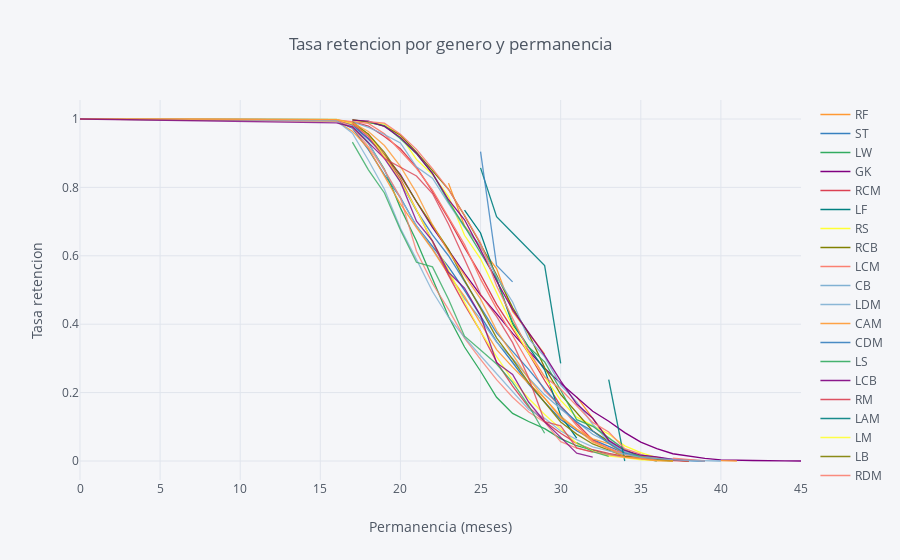

Notebook cell for this chart:
### Code cell
rates=survival(data, 'Position', 'Age', 'ID')
rates.iplot(kind='line', xTitle='Permanencia (meses)', 
            yTitle='Tasa retencion', title='Tasa retencion por genero y permanencia')

### Figure 1 — Plotly figure (JSON) as saved in the notebook; plotly's stock layout.template omitted (floating-point values rounded to 4 significant figures)
{"data": [{"line": {"color": "rgba(255, 153, 51, 1.0)", "dash": "solid", "shape": "linear", "width": 1.3}, "mode": "lines", "name": "RF", "text": "", "type": "scatter", "uid": "2bc4ca08-505a-437b-a5f3-857ea1921187", "x": [0, 16, 17, 18, 19, 20, 21, 22, 23, 24, 25, 26, 27, 28, 29, 30, 31, 32, 33, 34, 35, 36, 37, 38, 39, 40, 41, 42, 44, 45], "y": [1, "", "", "", "", "", 0.9375, "", 0.8125, 0.6875, 0.625, 0.5625, 0.4375, 0.375, 0.3125, "", 0.1875, 0.125, 0.0625, "", "", "", "", 0, "", "", "", "", "", ""]}, {"line": {"color": "rgba(55, 128, 191, 1.0)", "dash": "solid", "shape": "linear", "width": 1.3}, "mode": "lines", "name": "ST", "text": "", "type": "scatter", "uid": "dea62550-7b10-45a8-9215-ae0958552c7d", "x": [0, 16, 17, 18, 19, 20, 21, 22, 23, 24, 25, 26, 27, 28, 29, 30, 31, 32, 33, 34, 35, 36, 37, 38, 39, 40, 41, 42, 44, 45], "y": [1, 0.9946, 0.9733, 0.9105, 0.8363, 0.7703, 0.6872, 0.6266, 0.5678, 0.4986, 0.4236, 0.349, 0.288, 0.2247, 0.1718, 0.1216, 0.08861, 0.06239, 0.0425, 0.02306, 0.01356, 0.005877, 0.002712, 0.001356, 0, "", "", "", "", ""]}, {"line": {"color": "rgba(50, 171, 96, 1.0)", "dash": "solid", "shape": "linear", "width": 1.3}, "mode": "lines", "name": "LW", "text": "", "type": "scatter", "uid": "1eb530fc-9053-411f-9d9f-e8d083a221be", "x": [0, 16, 17, 18, 19, 20, 21, 22, 23, 24, 25, 26, 27, 28, 29, 30, 31, 32, 33, 34, 35, 36, 37, 38, 39, 40, 41, 42, 44, 45], "y": [1, "", 0.979, 0.9291, 0.853, 0.7402, 0.643, 0.5328, 0.4226, 0.3333, 0.2625, 0.1864, 0.1391, 0.1155, 0.09449, 0.06562, 0.04462, 0.0315, 0.01837, 0.01312, 0.005249, 0.002625, 0, "", "", "", "", "", "", ""]}, {"line": {"color": "rgba(128, 0, 128, 1.0)", "dash": "solid", "shape": "linear", "width": 1.3}, "mode": "lines", "name": "GK", "text": "", "type": "scatter", "uid": "b7dd7d13-cac9-46eb-9843-73d07f35a0b0", "x": [0, 16, 17, 18, 19, 20, 21, 22, 23, 24, 25, 26, 27, 28, 29, 30, 31, 32, 33, 34, 35, 36, 37, 38, 39, 40, 41, 42, 44, 45], "y": [1, 0.998, 0.9827, 0.9422, 0.8943, 0.837, 0.758, 0.683, 0.6163, 0.5486, 0.4849, 0.4311, 0.3733, 0.323, 0.2711, 0.2272, 0.1862, 0.1452, 0.116, 0.08296, 0.05531, 0.03605, 0.02123, 0.01333, 0.007407, 0.003457, 0.001975, 0.001481, 0.0004938, 0]}, {"line": {"color": "rgba(219, 64, 82, 1.0)", "dash": "solid", "shape": "linear", "width": 1.3}, "mode": "lines", "name": "RCM", "text": "", "type": "scatter", "uid": "8a967c6b-398b-460e-9199-808d39bb949b", "x": [0, 16, 17, 18, 19, 20, 21, 22, 23, 24, 25, 26, 27, 28, 29, 30, 31, 32, 33, 34, 35, 36, 37, 38, 39, 40, 41, 42, 44, 45], "y": [1, "", 0.9923, 0.9795, 0.9488, 0.913, 0.8593, 0.7877, 0.7084, 0.624, 0.5448, 0.4578, 0.3862, 0.3146, 0.2353, 0.1611, 0.11, 0.06138, 0.03581, 0.02046, 0.0179, 0.01023, 0.002558, 0, "", "", "", "", "", ""]}, {"line": {"color": "rgba(0, 128, 128, 1.0)", "dash": "solid", "shape": "linear", "width": 1.3}, "mode": "lines", "name": "LF", "text": "", "type": "scatter", "uid": "7038af1c-8f87-46d7-97f9-2d7b00c3ae08", "x": [0, 16, 17, 18, 19, 20, 21, 22, 23, 24, 25, 26, 27, 28, 29, 30, 31, 32, 33, 34, 35, 36, 37, 38, 39, 40, 41, 42, 44, 45], "y": [1, "", "", 0.9333, "", "", "", 0.8667, "", 0.7333, 0.6667, 0.5333, 0.4, 0.3333, 0.2667, 0.1333, 0.06667, "", "", 0, "", "", "", "", "", "", "", "", "", ""]}, {"line": {"color": "rgba(255, 255, 51, 1.0)", "dash": "solid", "shape": "linear", "width": 1.3}, "mode": "lines", "name": "RS", "text": "", "type": "scatter", "uid": "8be943c6-e0dc-4238-9041-e00e6fc64285", "x": [0, 16, 17, 18, 19, 20, 21, 22, 23, 24, 25, 26, 27, 28, 29, 30, 31, 32, 33, 34, 35, 36, 37, 38, 39, 40, 41, 42, 44, 45], "y": [1, "", 0.9951, 0.9901, 0.9852, 0.9507, 0.8818, 0.8374, 0.7734, 0.6601, 0.5911, 0.4926, 0.3941, 0.3153, 0.2463, 0.1773, 0.1281, 0.1034, 0.07882, 0.04433, 0.02463, 0.009852, 0, "", "", "", "", "", "", ""]}, {"line": {"color": "rgba(128, 128, 0, 1.0)", "dash": "solid", "shape": "linear", "width": 1.3}, "mode": "lines", "name": "RCB", "text": "", "type": "scatter", "uid": "1d8afd9a-e323-4b94-b30e-60833ad5019f", "x": [0, 16, 17, 18, 19, 20, 21, 22, 23, 24, 25, 26, 27, 28, 29, 30, 31, 32, 33, 34, 35, 36, 37, 38, 39, 40, 41, 42, 44, 45], "y": [1, "", 0.9985, 0.9909, 0.9789, 0.9532, 0.9033, 0.8474, 0.7946, 0.7175, 0.6344, 0.5438, 0.4486, 0.3716, 0.2734, 0.1949, 0.1405, 0.08761, 0.0574, 0.02417, 0.01511, 0.004532, 0.003021, 0, "", "", "", "", "", ""]}, {"line": {"color": "rgba(251, 128, 114, 1.0)", "dash": "solid", "shape": "linear", "width": 1.3}, "mode": "lines", "name": "LCM", "text": "", "type": "scatter", "uid": "651db617-0aef-4e45-a342-c4cedff9677e", "x": [0, 16, 17, 18, 19, 20, 21, 22, 23, 24, 25, 26, 27, 28, 29, 30, 31, 32, 33, 34, 35, 36, 37, 38, 39, 40, 41, 42, 44, 45], "y": [1, 0.9975, 0.9924, 0.9873, 0.957, 0.9063, 0.8557, 0.7924, 0.7114, 0.6329, 0.5316, 0.4456, 0.3671, 0.2861, 0.2051, 0.1595, 0.1038, 0.05823, 0.03797, 0.01772, 0.007595, 0.005063, 0.002532, "", 0, "", "", "", "", ""]}, {"line": {"color": "rgba(128, 177, 211, 1.0)", "dash": "solid", "shape": "linear", "width": 1.3}, "mode": "lines", "name": "CB", "text": "", "type": "scatter", "uid": "5b9b4b05-32d5-4275-94e0-b5451d4f0f8e", "x": [0, 16, 17, 18, 19, 20, 21, 22, 23, 24, 25, 26, 27, 28, 29, 30, 31, 32, 33, 34, 35, 36, 37, 38, 39, 40, 41, 42, 44, 45], "y": [1, 0.9989, 0.9809, 0.9308, 0.8498, 0.7672, 0.6873, 0.6209, 0.5472, 0.4747, 0.4151, 0.3476, 0.2992, 0.243, 0.1935, 0.1519, 0.1153, 0.07818, 0.05399, 0.02756, 0.01687, 0.008999, 0.005624, 0.002812, 0.001125, 0, "", "", "", ""]}, {"line": {"color": "rgba(128, 177, 211, 0.8999999999999999)", "dash": "solid", "shape": "linear", "width": 1.3}, "mode": "lines", "name": "LDM", "text": "", "type": "scatter", "uid": "211db6dd-b365-4ece-a9b3-f87e70269758", "x": [0, 16, 17, 18, 19, 20, 21, 22, 23, 24, 25, 26, 27, 28, 29, 30, 31, 32, 33, 34, 35, 36, 37, 38, 39, 40, 41, 42, 44, 45], "y": [1, "", 0.9918, 0.9753, 0.9547, 0.93, 0.8601, 0.8272, 0.7531, 0.6831, 0.6296, 0.5391, 0.465, 0.358, 0.3045, 0.2222, 0.1728, 0.107, 0.05761, 0.02469, 0.01235, 0.004115, "", 0, "", "", "", "", "", ""]}, {"line": {"color": "rgba(255, 153, 51, 0.8999999999999999)", "dash": "solid", "shape": "linear", "width": 1.3}, "mode": "lines", "name": "CAM", "text": "", "type": "scatter", "uid": "10745a5b-dfe4-4c3d-a1f2-b65aa4264cdf", "x": [0, 16, 17, 18, 19, 20, 21, 22, 23, 24, 25, 26, 27, 28, 29, 30, 31, 32, 33, 34, 35, 36, 37, 38, 39, 40, 41, 42, 44, 45], "y": [1, 0.9937, 0.9645, 0.9144, 0.833, 0.7516, 0.6827, 0.618, 0.5459, 0.4812, 0.4029, 0.3257, 0.2745, 0.2265, 0.1837, 0.1263, 0.0929, 0.06472, 0.05115, 0.01983, 0.01148, 0.008351, 0.002088, "", "", 0.001044, 0, "", "", ""]}, {"line": {"color": "rgba(55, 128, 191, 0.8999999999999999)", "dash": "solid", "shape": "linear", "width": 1.3}, "mode": "lines", "name": "CDM", "text": "", "type": "scatter", "uid": "299dabbf-c60a-4129-9a85-e2a5b9ab4d55", "x": [0, 16, 17, 18, 19, 20, 21, 22, 23, 24, 25, 26, 27, 28, 29, 30, 31, 32, 33, 34, 35, 36, 37, 38, 39, 40, 41, 42, 44, 45], "y": [1, 0.9979, 0.9842, 0.9409, 0.8945, 0.8165, 0.7321, 0.6614, 0.6002, 0.5253, 0.4515, 0.3745, 0.3207, 0.2679, 0.211, 0.1582, 0.1139, 0.08755, 0.05169, 0.02321, 0.01055, 0.006329, 0.003165, 0.00211, 0, "", "", "", "", ""]}, {"line": {"color": "rgba(50, 171, 96, 0.8999999999999999)", "dash": "solid", "shape": "linear", "width": 1.3}, "mode": "lines", "name": "LS", "text": "", "type": "scatter", "uid": "9e3130ac-921f-46d6-9896-d4608984783c", "x": [0, 16, 17, 18, 19, 20, 21, 22, 23, 24, 25, 26, 27, 28, 29, 30, 31, 32, 33, 34, 35, 36, 37, 38, 39, 40, 41, 42, 44, 45], "y": [1, "", "", 0.9903, 0.9807, 0.942, 0.8986, 0.8406, 0.7585, 0.686, 0.6087, 0.5314, 0.4058, 0.3333, 0.2899, 0.2077, 0.1208, 0.1014, 0.06763, 0.03382, 0.009662, 0, "", "", "", "", "", "", "", ""]}, {"line": {"color": "rgba(128, 0, 128, 0.8999999999999999)", "dash": "solid", "shape": "linear", "width": 1.3}, "mode": "lines", "name": "LCB", "text": "", "type": "scatter", "uid": "148d0a0e-0cfe-414f-8353-9f90a34d26cd", "x": [0, 16, 17, 18, 19, 20, 21, 22, 23, 24, 25, 26, 27, 28, 29, 30, 31, 32, 33, 34, 35, 36, 37, 38, 39, 40, 41, 42, 44, 45], "y": [1, "", 0.9969, 0.9938, 0.9784, 0.946, 0.8997, 0.841, 0.7639, 0.7052, 0.6173, 0.5262, 0.4429, 0.375, 0.3086, 0.2346, 0.1667, 0.125, 0.06019, 0.03086, 0.01698, 0.01235, 0.00463, 0.003086, "", 0, "", "", "", ""]}, {"line": {"color": "rgba(219, 64, 82, 0.8999999999999999)", "dash": "solid", "shape": "linear", "width": 1.3}, "mode": "lines", "name": "RM", "text": "", "type": "scatter", "uid": "17fb0aa6-adf6-4fdc-8261-578b783cdaac", "x": [0, 16, 17, 18, 19, 20, 21, 22, 23, 24, 25, 26, 27, 28, 29, 30, 31, 32, 33, 34, 35, 36, 37, 38, 39, 40, 41, 42, 44, 45], "y": [1, 0.9973, 0.984, 0.9564, 0.8959, 0.8247, 0.734, 0.6415, 0.5427, 0.4573, 0.379, 0.29, 0.2189, 0.1575, 0.1157, 0.08096, 0.0516, 0.03292, 0.02224, 0.01335, 0.007117, 0.003559, 0.0008897, 0, "", "", "", "", "", ""]}, {"line": {"color": "rgba(0, 128, 128, 0.8999999999999999)", "dash": "solid", "shape": "linear", "width": 1.3}, "mode": "lines", "name": "LAM", "text": "", "type": "scatter", "uid": "89281b96-3610-4697-91de-d4b5f6601f4f", "x": [0, 16, 17, 18, 19, 20, 21, 22, 23, 24, 25, 26, 27, 28, 29, 30, 31, 32, 33, 34, 35, 36, 37, 38, 39, 40, 41, 42, 44, 45], "y": [1, "", "", "", "", "", 0.9524, "", "", "", 0.8571, 0.7143, 0.6667, 0.619, 0.5714, 0.2857, "", "", 0.2381, 0, "", "", "", "", "", "", "", "", "", ""]}, {"line": {"color": "rgba(255, 255, 51, 0.8999999999999999)", "dash": "solid", "shape": "linear", "width": 1.3}, "mode": "lines", "name": "LM", "text": "", "type": "scatter", "uid": "9b4fc72a-cc2a-4e1b-9e8f-d8e4ca5ba97b", "x": [0, 16, 17, 18, 19, 20, 21, 22, 23, 24, 25, 26, 27, 28, 29, 30, 31, 32, 33, 34, 35, 36, 37, 38, 39, 40, 41, 42, 44, 45], "y": [1, 0.9991, 0.9854, 0.9543, 0.8913, 0.8183, 0.7342, 0.642, 0.558, 0.4648, 0.3781, 0.305, 0.2365, 0.1826, 0.1361, 0.09406, 0.05205, 0.02922, 0.01461, 0.01005, 0.003653, 0.001826, 0.0009132, "", 0, "", "", "", "", ""]}, {"line": {"color": "rgba(128, 128, 0, 0.8999999999999999)", "dash": "solid", "shape": "linear", "width": 1.3}, "mode": "lines", "name": "LB", "text": "", "type": "scatter", "uid": "55c9bba5-d66d-41b4-9459-c025c2e09794", "x": [0, 16, 17, 18, 19, 20, 21, 22, 23, 24, 25, 26, 27, 28, 29, 30, 31, 32, 33, 34, 35, 36, 37, 38, 39, 40, 41, 42, 44, 45], "y": [1, "", 0.9917, 0.9554, 0.9024, 0.8336, 0.7587, 0.6891, 0.6188, 0.528, 0.4463, 0.3601, 0.2973, 0.2292, 0.171, 0.1142, 0.07867, 0.04992, 0.03177, 0.01362, 0.009077, 0.003782, 0.0007564, "", "", "", 0, "", "", ""]}, {"line": {"color": "rgba(251, 128, 114, 0.8999999999999999)", "dash": "solid", "shape": "linear", "width": 1.3}, "mode": "lines", "name": "RDM", "text": "", "type": "scatter", "uid": "24656e51-8fae-4066-b4c0-372b631b63d1", "x": [0, 16, 17, 18, 19, 20, 21, 22, 23, 24, 25, 26, 27, 28, 29, 30, 31, 32, 33, 34, 35, 36, 37, 38, 39, 40, 41, 42, 44, 45], "y": [1, "", "", 0.9919, 0.9879, 0.9556, 0.9113, 0.8548, 0.7944, 0.7177, 0.6371, 0.5121, 0.4153, 0.3226, 0.246, 0.2097, 0.1613, 0.1129, 0.08468, 0.03629, 0.02016, "", 0.008065, 0.004032, 0, "", "", "", "", ""]}, {"line": {"color": "rgba(251, 128, 114, 0.7999999999999998)", "dash": "solid", "shape": "linear", "width": 1.3}, "mode": "lines", "name": "RW", "text": "", "type": "scatter", "uid": "c7a7c04f-b24a-4e67-8cc8-1d2039856572", "x": [0, 16, 17, 18, 19, 20, 21, 22, 23, 24, 25, 26, 27, 28, 29, 30, 31, 32, 33, 34, 35, 36, 37, 38, 39, 40, 41, 42, 44, 45], "y": [1, 0.9973, 0.9757, 0.9189, 0.8514, 0.7703, 0.6135, 0.5189, 0.4432, 0.3595, 0.2973, 0.2378, 0.1865, 0.1432, 0.1135, 0.05676, 0.03784, 0.02703, 0.01892, 0.01081, 0.008108, 0.002703, "", 0, "", "", "", "", "", ""]}, {"line": {"color": "rgba(128, 177, 211, 0.7999999999999998)", "dash": "solid", "shape": "linear", "width": 1.3}, "mode": "lines", "name": "CM", "text": "", "type": "scatter", "uid": "c1c42bc6-258f-485a-897e-427c9d13b422", "x": [0, 16, 17, 18, 19, 20, 21, 22, 23, 24, 25, 26, 27, 28, 29, 30, 31, 32, 33, 34, 35, 36, 37, 38, 39, 40, 41, 42, 44, 45], "y": [1, 0.995, 0.9584, 0.8795, 0.7948, 0.6808, 0.5897, 0.4957, 0.4204, 0.3615, 0.3077, 0.2554, 0.203, 0.1506, 0.1248, 0.08752, 0.06241, 0.04161, 0.02941, 0.02009, 0.01076, 0.007174, 0.003587, 0.001435, 0, "", "", "", "", ""]}, {"line": {"color": "rgba(255, 153, 51, 0.7999999999999998)", "dash": "solid", "shape": "linear", "width": 1.3}, "mode": "lines", "name": "RB", "text": "", "type": "scatter", "uid": "cbd11994-2c79-4de2-9187-cde11f623a58", "x": [0, 16, 17, 18, 19, 20, 21, 22, 23, 24, 25, 26, 27, 28, 29, 30, 31, 32, 33, 34, 35, 36, 37, 38, 39, 40, 41, 42, 44, 45], "y": [1, 0.9985, 0.9892, 0.9636, 0.9225, 0.8613, 0.7839, 0.6909, 0.6119, 0.5422, 0.4741, 0.3819, 0.3098, 0.2409, 0.1836, 0.1309, 0.09373, 0.055, 0.03641, 0.01162, 0.006197, 0.0007746, 0, "", "", "", "", "", "", ""]}, {"line": {"color": "rgba(55, 128, 191, 0.7999999999999998)", "dash": "solid", "shape": "linear", "width": 1.3}, "mode": "lines", "name": "RAM", "text": "", "type": "scatter", "uid": "a41daf01-b82c-471f-9980-79dd7d7f4abd", "x": [0, 16, 17, 18, 19, 20, 21, 22, 23, 24, 25, 26, 27, 28, 29, 30, 31, 32, 33, 34, 35, 36, 37, 38, 39, 40, 41, 42, 44, 45], "y": [1, "", "", "", "", "", "", "", 0.9524, "", 0.9048, 0.5714, 0.5238, "", "", 0.2381, "", 0.1429, "", 0, "", "", "", "", "", "", "", "", "", ""]}, {"line": {"color": "rgba(50, 171, 96, 0.7999999999999998)", "dash": "solid", "shape": "linear", "width": 1.3}, "mode": "lines", "name": "CF", "text": "", "type": "scatter", "uid": "75350497-9613-435b-824b-b33a27d7fe76", "x": [0, 16, 17, 18, 19, 20, 21, 22, 23, 24, 25, 26, 27, 28, 29, 30, 31, 32, 33, 34, 35, 36, 37, 38, 39, 40, 41, 42, 44, 45], "y": [1, "", 0.9324, 0.8514, 0.7838, 0.6757, 0.5811, 0.5676, 0.473, 0.3649, 0.3243, 0.2838, 0.2297, 0.1622, 0.08108, "", 0.05405, 0.02703, 0.01351, "", "", 0, "", "", "", "", "", "", "", ""]}, {"line": {"color": "rgba(128, 0, 128, 0.7999999999999998)", "dash": "solid", "shape": "linear", "width": 1.3}, "mode": "lines", "name": "RWB", "text": "", "type": "scatter", "uid": "4dbf192b-2426-4974-b419-45ff6d0f7680", "x": [0, 16, 17, 18, 19, 20, 21, 22, 23, 24, 25, 26, 27, 28, 29, 30, 31, 32, 33, 34, 35, 36, 37, 38, 39, 40, 41, 42, 44, 45], "y": [1, 0.9885, 0.977, 0.931, 0.8851, 0.8161, 0.7011, 0.6437, 0.5517, 0.5057, 0.4253, 0.2874, 0.2529, 0.1724, 0.1149, 0.06897, 0.02299, 0.01149, "", 0, "", "", "", "", "", "", "", "", "", ""]}, {"line": {"color": "rgba(219, 64, 82, 0.7999999999999998)", "dash": "solid", "shape": "linear", "width": 1.3}, "mode": "lines", "name": "LWB", "text": "", "type": "scatter", "uid": "ad014f7e-1280-48f1-96c5-f5b0f89acdf4", "x": [0, 16, 17, 18, 19, 20, 21, 22, 23, 24, 25, 26, 27, 28, 29, 30, 31, 32, 33, 34, 35, 36, 37, 38, 39, 40, 41, 42, 44, 45], "y": [1, "", 0.9872, 0.9487, 0.8846, 0.859, 0.8333, 0.7821, 0.6923, 0.5897, 0.4872, 0.4231, 0.3462, 0.2436, 0.1154, 0.1026, 0.03846, 0.02564, "", 0, "", "", "", "", "", "", "", "", "", ""]}], "layout": {"legend": {"bgcolor": "#F5F6F9", "font": {"color": "#4D5663"}}, "paper_bgcolor": "#F5F6F9", "plot_bgcolor": "#F5F6F9", "title": {"font": {"color": "#4D5663"}, "text": "Tasa retencion por genero y permanencia"}, "xaxis": {"gridcolor": "#E1E5ED", "showgrid": true, "tickfont": {"color": "#4D5663"}, "title": {"font": {"color": "#4D5663"}, "text": "Permanencia (meses)"}, "zerolinecolor": "#E1E5ED"}, "yaxis": {"gridcolor": "#E1E5ED", "showgrid": true, "tickfont": {"color": "#4D5663"}, "title": {"font": {"color": "#4D5663"}, "text": "Tasa retencion"}, "zerolinecolor": "#E1E5ED"}}}
